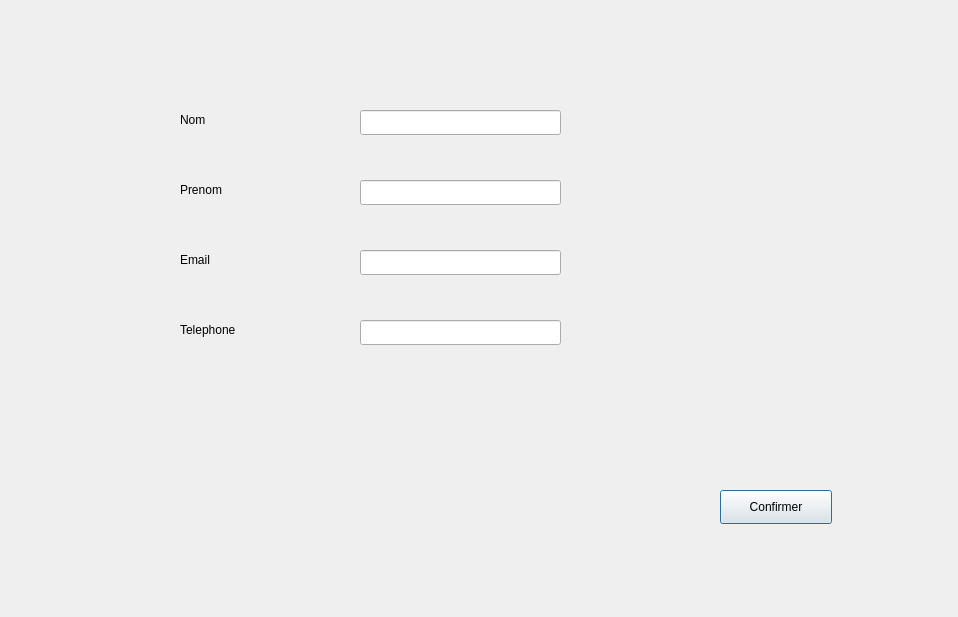
<?xml version="1.0" encoding="UTF-8"?>
<ui version="4.0">
 <class>ModifierCandidat</class>
 <widget class="QDialog" name="ModifierCandidat">
  <property name="geometry">
   <rect>
    <x>0</x>
    <y>0</y>
    <width>958</width>
    <height>617</height>
   </rect>
  </property>
  <property name="windowTitle">
   <string>Dialog</string>
  </property>
  <widget class="QPushButton" name="ConfirmerCandidat">
   <property name="geometry">
    <rect>
     <x>720</x>
     <y>490</y>
     <width>112</width>
     <height>34</height>
    </rect>
   </property>
   <property name="text">
    <string>Confirmer</string>
   </property>
  </widget>
  <widget class="QLineEdit" name="lineEdit_nom_candidat_mod">
   <property name="geometry">
    <rect>
     <x>360</x>
     <y>110</y>
     <width>201</width>
     <height>25</height>
    </rect>
   </property>
  </widget>
  <widget class="QLineEdit" name="lineEdit_tel_candidat_mod">
   <property name="geometry">
    <rect>
     <x>360</x>
     <y>320</y>
     <width>201</width>
     <height>25</height>
    </rect>
   </property>
  </widget>
  <widget class="QLabel" name="label_6">
   <property name="geometry">
    <rect>
     <x>180</x>
     <y>250</y>
     <width>161</width>
     <height>20</height>
    </rect>
   </property>
   <property name="text">
    <string>Email</string>
   </property>
  </widget>
  <widget class="QLineEdit" name="lineEdit_prenom_candidat_mod">
   <property name="geometry">
    <rect>
     <x>360</x>
     <y>180</y>
     <width>201</width>
     <height>25</height>
    </rect>
   </property>
  </widget>
  <widget class="QLabel" name="label_19">
   <property name="geometry">
    <rect>
     <x>180</x>
     <y>320</y>
     <width>161</width>
     <height>20</height>
    </rect>
   </property>
   <property name="text">
    <string>Telephone</string>
   </property>
  </widget>
  <widget class="QLabel" name="label_2">
   <property name="geometry">
    <rect>
     <x>180</x>
     <y>110</y>
     <width>69</width>
     <height>20</height>
    </rect>
   </property>
   <property name="text">
    <string>Nom</string>
   </property>
  </widget>
  <widget class="QLineEdit" name="lineEdit_email_candidat_mod">
   <property name="geometry">
    <rect>
     <x>360</x>
     <y>250</y>
     <width>201</width>
     <height>25</height>
    </rect>
   </property>
  </widget>
  <widget class="QLabel" name="label_5">
   <property name="geometry">
    <rect>
     <x>180</x>
     <y>180</y>
     <width>161</width>
     <height>20</height>
    </rect>
   </property>
   <property name="text">
    <string>Prenom</string>
   </property>
  </widget>
 </widget>
 <resources/>
 <connections/>
</ui>
